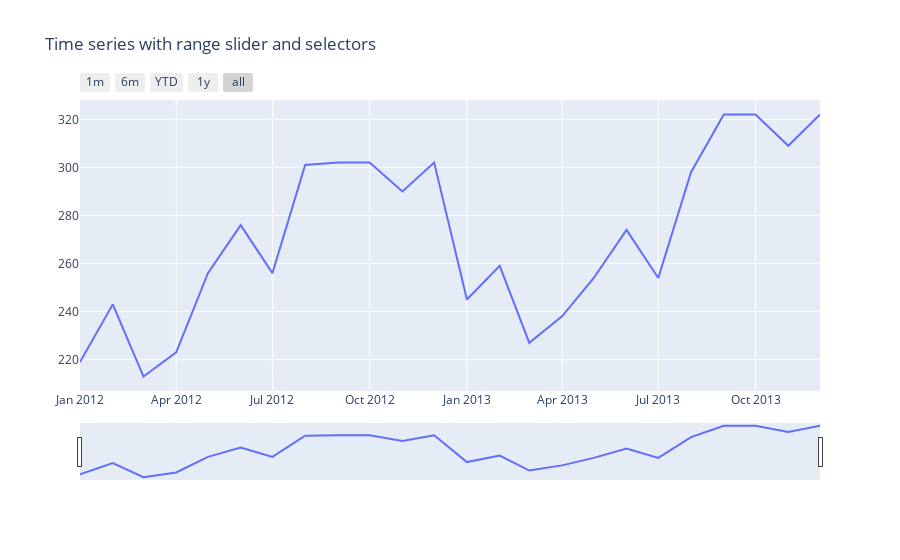

The notebook cell this image was saved under:
### Markdown cell above
Create a plot that visualizes the time series of sales for the Amaretto Product in Colorado. The plot has the following interactive features

- buttons to select the time period displayed,
- range slider,
- displays date and sales number when hovering over a data point.

### Code cell
# Create figure
fig2 = go.Figure()

fig2.add_trace(
    go.Scatter(x=list(df['Date'][(df['State']=='Colorado') & (df['Product']=='Amaretto')]), 
               y=list(df['Sales'][(df['State']=='Colorado') & (df['Product']=='Amaretto')])))

# Set title
fig2.update_layout(
    title_text="Time series with range slider and selectors"
)

# Add range slider and buttons
fig2.update_layout(
    xaxis=dict(
        rangeselector=dict(
            buttons=list([
                dict(count=1,
                     label="1m",
                     step="month",
                     stepmode="backward"),
                dict(count=6,
                     label="6m",
                     step="month",
                     stepmode="backward"),
                dict(count=1,
                     label="YTD",
                     step="year",
                     stepmode="todate"),
                dict(count=1,
                     label="1y",
                     step="year",
                     stepmode="backward"),
                dict(step="all")
            ])
        ),
        rangeslider=dict(
            visible=True
        ),
        type="date"
    )
)

fig2.show()

### Figure 1 — Plotly figure (JSON) as saved in the notebook; plotly's stock layout.template omitted (floating-point values rounded to 4 significant figures)
{"data": [{"type": "scatter", "x": ["2012-01-01T00:00:00", "2012-02-01T00:00:00", "2012-03-01T00:00:00", "2012-04-01T00:00:00", "2012-05-01T00:00:00", "2012-06-01T00:00:00", "2012-07-01T00:00:00", "2012-08-01T00:00:00", "2012-09-01T00:00:00", "2012-10-01T00:00:00", "2012-11-01T00:00:00", "2012-12-01T00:00:00", "2013-01-01T00:00:00", "2013-02-01T00:00:00", "2013-03-01T00:00:00", "2013-04-01T00:00:00", "2013-05-01T00:00:00", "2013-06-01T00:00:00", "2013-07-01T00:00:00", "2013-08-01T00:00:00", "2013-09-01T00:00:00", "2013-10-01T00:00:00", "2013-11-01T00:00:00", "2013-12-01T00:00:00"], "y": [219, 243, 213, 223, 256, 276, 256, 301, 302, 302, 290, 302, 245, 259, 227, 238, 254, 274, 254, 298, 322, 322, 309, 322]}], "layout": {"title": {"text": "Time series with range slider and selectors"}, "xaxis": {"rangeselector": {"buttons": [{"count": 1, "label": "1m", "step": "month", "stepmode": "backward"}, {"count": 6, "label": "6m", "step": "month", "stepmode": "backward"}, {"count": 1, "label": "YTD", "step": "year", "stepmode": "todate"}, {"count": 1, "label": "1y", "step": "year", "stepmode": "backward"}, {"step": "all"}]}, "rangeslider": {"visible": true}, "type": "date"}}}
